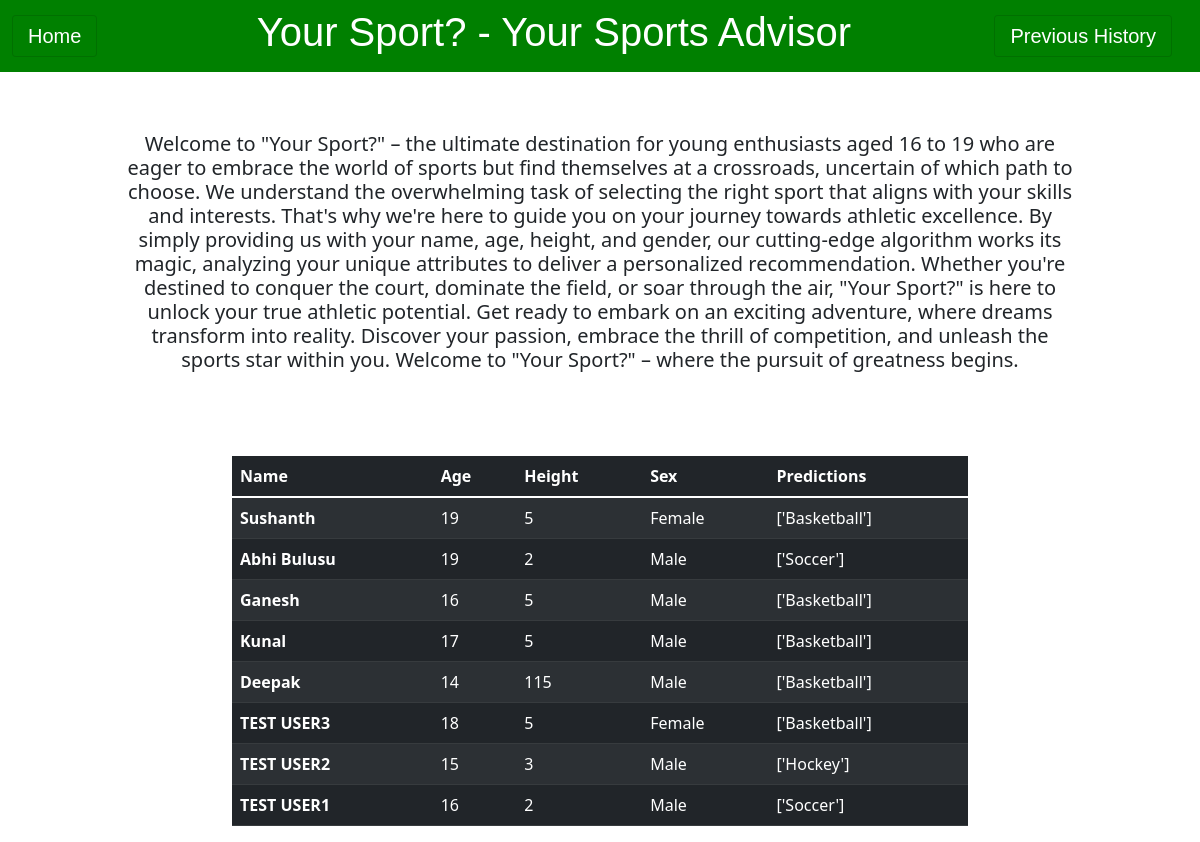
/predictions, run on the app's committed database.
### dashboard/models.py (models this page shows, shortened)
class Data(models.Model):
    name = models.CharField(max_length=100,null=True)
    age = models.PositiveBigIntegerField(validators=[MinValueValidator(13),MaxValueValidator(19)],null=True)
    height = models.PositiveBigIntegerField(null=True)
    sex = models.PositiveBigIntegerField(choices=GENDER,null=True)
    predictions = models.CharField(max_length=100, blank=True)
    date = models.DateTimeField(auto_now_add=True)
    class Meta:
        ordering = ['-date']

### dashboard/views.py (the view)
# urls.py: path("predictions",views.predictions,name="dashboard-prediction")
def predictions(request):
    predicted_sports = Data.objects.all()
    context = {
        'predicted_sports': predicted_sports
    }
    return render(request,'dashboard/predictions.html',context)

### templates/dashboard/predictions.html (shortened to what this page needs)
{% extends 'partials/base.html' %}
{% block content %}
<div class="container">
    <div class="row mt-4">
        <div class="col-md-8 offset-md-2">
            <table class="table table-dark table-striped">
                <thead>
                    <tr>
                      <th scope="col">Name</th>
                      <th scope="col">Age</th>
                      <th scope="col">Height</th>
                      <th scope="col">Sex</th>
                      <th scope="col">Predictions</th>
                    </tr>
                  </thead>
                  <tbody>
                      {% for data in predicted_sports %}
                    <tr>
                      <th scope="row">{{ data.name }}</th>
                      <td>{{ data.age }}</td>
                      <td>{{ data.height}}</td>
                      {% if data.sex == 0 %}
                          <td>Female</td>
                      {% else %}
                          <td>Male</td>
                      {% endif %}
                      <td>{{data.predictions}}</td>
                    </tr>
                    {% endfor %}
                  </tbody>
              </table>
        </div>
    </div>
</div>
{% endblock %}

### templates/partials/base.html (shortened to what this page needs)
<!doctype html>
<html lang="en">
  <head>
    <link href="https://cdn.jsdelivr.net/npm/bootstrap@5.1.1/dist/css/bootstrap.min.css" rel="stylesheet">
  </head>
  <body>
    {% include 'partials/nav.html' %}
    <h5 style="text-align: center; padding-left: 10%; padding-right: 10%; padding-top: 5%; padding-bottom: 5%;">Welcome to "Your Sport?" – the ultimate destination for young enthusiasts aged 16 to 19 who are eager to embrace the world of sports but find themselves at a crossroads, uncertain of which path to choose. We understand the overwhelming task of selecting the right sport that aligns with your skills and interests. That's why we're here to guide you on your journey towards athletic excellence. By simply providing us with your name, age, height, and gender, our cutting-edge algorithm works its magic, analyzing your unique attributes to deliver a personalized recommendation. Whether you're destined to conquer the court, dominate the field, or soar through the air, "Your Sport?" is here to unlock your true athletic potential. Get ready to embark on an exciting adventure, where dreams transform into reality. Discover your passion, embrace the thrill of competition, and unleash the sports star within you. Welcome to "Your Sport?" – where the pursuit of greatness begins.</h5>
    {% block content %} {% endblock %}
  </body>
</html>

### templates/partials/nav.html
<nav class="navbar navbar-dark" style="background-color: green; font-family: Impact, Haettenschweiler, 'Arial Narrow Bold', sans-serif;">
    <div class="container-fluid">
      <a class="navbar-brand card" style="background-color: green; padding-left: 15px; padding-right: 15px;" href="{% url 'dashboard-index' %}">  Home  </a>
      <h1 style="text-align: center; color: white;">Your Sport? - Your Sports Advisor</h1>
      <a class="navbar-brand card" href="{% url 'dashboard-prediction' %}" style="background-color: green;  padding-left: 15px; padding-right: 15px;">  Previous History  </a>
    </div>
  </nav>

### data on the page
Data: name "Sushanth", age "19", height "5", sex "Female", predictions "['Basketball']"
Data: name "Abhi Bulusu", age "19", height "2", sex "Male", predictions "['Soccer']"
Data: name "Ganesh", age "16", height "5", sex "Male", predictions "['Basketball']"
Data: name "Kunal", age "17", height "5", sex "Male", predictions "['Basketball']"
Data: name "Deepak", age "14", height "115", sex "Male", predictions "['Basketball']"
Data: name "TEST USER3", age "18", height "5", sex "Female", predictions "['Basketball']"
Data: name "TEST USER2", age "15", height "3", sex "Male", predictions "['Hockey']"
Data: name "TEST USER1", age "16", height "2", sex "Male", predictions "['Soccer']"
